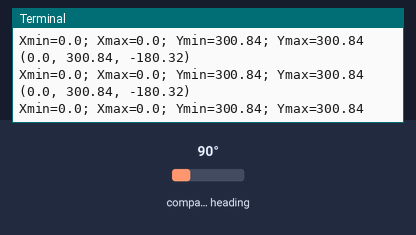
Simulated run of this program. Board: Raspberry Pi (BCM pin numbers). Parts: the last lines printed to the terminal. The test bench sets the inputs (shaded band); at power-on: compass heading 90°. System figures (address, load, memory, disk, uptime) are fixed made-up values; library files of the repository ran but are not shown: i2c_hmc5883l.py.

Above: at 1.2 s.
1.3 s: compass heading set to 7°
At 2.3 s:
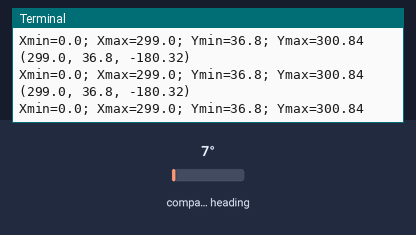
2.8 s: compass heading set to 180°
At 3.3 s:
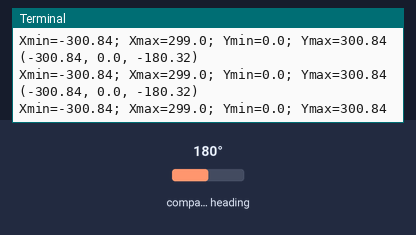
Timing chart, 0 to 5.8 s (numbered marks = the images above; inputs shaded):
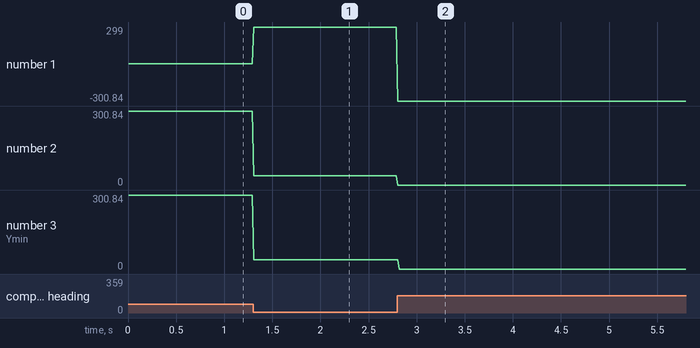

Measured:
- after the input at 1.3 s, the terminal: prints a new line at once (image 1)
- after the input at 2.8 s, the terminal: prints a new line at once (image 2)
- plotted number 1: 0 → 299 after the input at 1.3 s, 299 → -300.84 after the input at 2.8 s
- plotted number 2: 300.84 → 36.8 after the input at 1.3 s
- plotted number 3: 300.84 → 36.8 after the input at 1.3 s

The program:

hmc5883l_calibrate.py
```python
#              .';:cc;.
#            .,',;lol::c.
#            ;';lddddlclo
#            lcloxxoddodxdool:,.
#            cxdddxdodxdkOkkkkkkkd:.
#          .ldxkkOOOOkkOO000Okkxkkkkx:.
#        .lddxkkOkOOO0OOO0000Okxxxxkkkk:
#       'ooddkkkxxkO0000KK00Okxdoodxkkkko
#      .ooodxkkxxxOO000kkkO0KOxolooxkkxxkl
#      lolodxkkxxkOx,.      .lkdolodkkxxxO.
#      doloodxkkkOk           ....   .,cxO;
#      ddoodddxkkkk:         ,oxxxkOdc'..o'
#      :kdddxxxxd,  ,lolccldxxxkkOOOkkkko,
#       lOkxkkk;  :xkkkkkkkkOOO000OOkkOOk.
#        ;00Ok' 'O000OO0000000000OOOO0Od.
#         .l0l.;OOO000000OOOOOO000000x,
#            .'OKKKK00000000000000kc.
#               .:ox0KKKKKKK0kdc,.
#                      ...
#
# Author: peppe8o
# https://peppe8o.com
#
# This script helps defining values to calibrate and correct hmc5883l direction

from i2c_hmc5883l import HMC5883
from time import sleep

i2c_HMC5883l = HMC5883(gauss=1.3)
# Set declination according to your position
i2c_HMC5883l.set_declination(13, 72)

Xmin=1000
Xmax=-1000
Ymin=1000
Ymax=-1000

while True:
    try:
     x, y, z = i2c_HMC5883l.get_axes()
     Xmin=min(x,Xmin)
     Xmax=max(x,Xmax)
     Ymin=min(y,Ymin)
     Ymax=max(y,Ymax)
     print(i2c_HMC5883l.get_axes())
     print("Xmin="+str(Xmin)+"; Xmax="+str(Xmax)+"; Ymin="+str(Ymin)+"; Ymax="+str(Ymax))
     sleep(0.01)

    except KeyboardInterrupt:
        print()
        print('Got ctrl-c')

        xs=1
        ys=(Xmax-Xmin)/(Ymax-Ymin)
        xb =xs*(1/2*(Xmax-Xmin)-Xmax)
        yb =xs*(1/2*(Ymax-Ymin)-Ymax)
        print("Calibration corrections:")
        print("xs="+str(xs))
        print("ys="+str(ys))
        print("xb="+str(xb))
        print("yb="+str(yb))
        break
```
